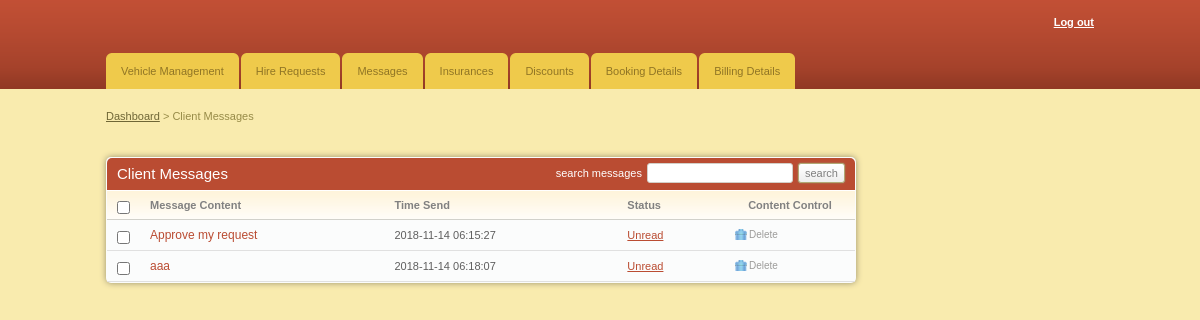
The app's page /admin/index.php (signed in) with its own data.
### tables this page shows
CREATE TABLE `message` (
  `msg_id` int(11) NOT NULL,
  `client_id` int(11) NOT NULL,
  `message` varchar(255) NOT NULL,
  `status` varchar(255) NOT NULL,
  `time` datetime NOT NULL
);

### admin/index.php (the view, shortened to what this page needs)
<!DOCTYPE html PUBLIC "-//W3C//DTD XHTML 1.0 Transitional//EN" "http://www.w3.org/TR/xhtml1/DTD/xhtml1-transitional.dtd">
<html xmlns="http://www.w3.org/1999/xhtml">
<head>
<link rel="stylesheet" href="css/style.css" type="text/css" media="all" />
</head>
<body>
<div id="header">
<div class="shell">
<?php
include 'menu.php';
?>
</div>
</div>
<div id="container">
<div class="shell">
<div class="small-nav">
<a href="index.php">Dashboard</a>
<span>&gt;
</span>
Client Messages
</div>
<br />
<div id="main">
<div id="content">
<div class="box">
<div class="box-head">
<h2 class="left">Client Messages</h2>
<div class="right">
<label>search messages</label>
<input type="text" class="field small-field" />
<input type="submit" class="button" value="search" />
</div>
</div>
<div class="table">
<table width="100%" border="0" cellspacing="0" cellpadding="0">
<tr>
<th width="13"><input type="checkbox" class="checkbox" />
</th>
<th>Message Content
</th>
<th>Time Send</th>
<th>Status</th>
<th width="110" class="ac">Content Control</th>
</tr>
<?php
include '../includes/config.php';
$select = "SELECT * FROM message";
$result = $conn->query($select);
while($row = $result->fetch_assoc()){
?>
<tr>
<td><input type="checkbox" class="checkbox" /></td>
<td><h3><a href="#"><?php echo $row['message'] ?></a></h3></td>
<td><?php echo $row['time'] ?></td>
<td><a href="#"><?php echo $row['status'] ?></a></td>
<td><a href="javascript:sureToApprove(<?php echo $row['msg_id'];?>) "class="ico del" >      Delete </a></td>
</tr>
<?php
}
?>
</table>
</div>
</body>
</html>

### admin/css/style.css (style rules this page uses)
* { padding:0; margin:0; outline:0; }
body { background:#f9ebae; font-family: Verdana, sans-serif; font-size:11px; line-height:14px; color:#5e5e5e; }
input, textarea, select { font-family: Verdana, sans-serif; font-size:13px; }
.field { border:solid 1px #d3cfc7; background:#fff; padding:5px; }
.small-field { border:solid 1px #d3cfc7; background:#fff; padding:3px 1px; font-size:11px; }
.checkbox { width:13px; height:13px; vertical-align:top; position:relative; top:2px; }
.button { background:#eee url(images/button.gif) repeat-x 0 0; border:solid 1px #b1a874; color:#7f7f7f; font-size:11px; padding:2px 6px 2px 6px; cursor:pointer; line-height:14px !important; }
a { color:#ba4c32; text-decoration: underline; cursor:pointer; }
.left, .alignleft { float:left; display:inline; }
.right, .alignright { float:right; display:inline; }
.ac { text-align: center !important; }
h2 { font-size:15px; font-weight: normal; }
h3 { font-size:12px; line-height:14px; font-weight: normal; }
h3 a { text-decoration: none; }
.shell { width:988px; margin:0 auto; }
#header { height:89px; background:url(images/header.gif); white-space:nowrap; }
#container { padding:20px 0; }
.small-nav { color:#978b48; padding-bottom:20px; }
.small-nav a { color:#6f6636; }
#content { float:left; width:750px; }
.table th { background:#fffdfa url(images/th.gif) repeat-x 0 0; color:#818181; text-align: left; padding:7px 10px; border-bottom:solid 1px #d2d1cb; }
.table td { background:#fbfcfc; border-bottom:solid 1px #e0e0e0; padding:8px 10px; }
.box { background:#fbfcfc; height:100%; padding:1px; margin-bottom:20px; }
.box-head { background:#ba4c32; height:32px; color:#fff; padding: 0 10px; line-height:32px; white-space:nowrap; border-bottom:solid 1px #fff; }
.box-head .right { padding-top:5px; line-height:13px; }
.box-head .right label, .box-head .right input { float:left; }
.box-head .right label { padding:4px 0 0 0; }
.box-head .right input { margin-left:5px; }
a.ico { color:#9d9c9a; font-size:10px; text-decoration: none; padding:0 0 0 14px; background-repeat:no-repeat; background-position:0 0; }
a.del { background-image:url(images/del.gif) }
.box { -moz-border-radius:5px; -webkit-border-radius:5px; -moz-box-shadow: 0 0 6px #978f6c; -webkit-box-shadow: 0 0 6px #978f6c; }
.box-head { -moz-border-radius-topleft:5px; -moz-border-radius-topright:5px; -webkit-border-top-left-radius:5px; -webkit-border-top-right-radius:5px; }
.field, .button { -moz-border-radius:4px; -webkit-border-radius:4px; }
.small-field, .button, .pagging a { -moz-border-radius:3px; -webkit-border-radius:3px; }
.button { -moz-box-shadow: 0 0 2px #978f6c; -webkit-box-shadow: 0 0 2px #978f6c; }

### records on screen
message: message "Approve my request", time "2018-11-14 06:15:27", status "Unread"
message: message "aaa", time "2018-11-14 06:18:07", status "Unread"
